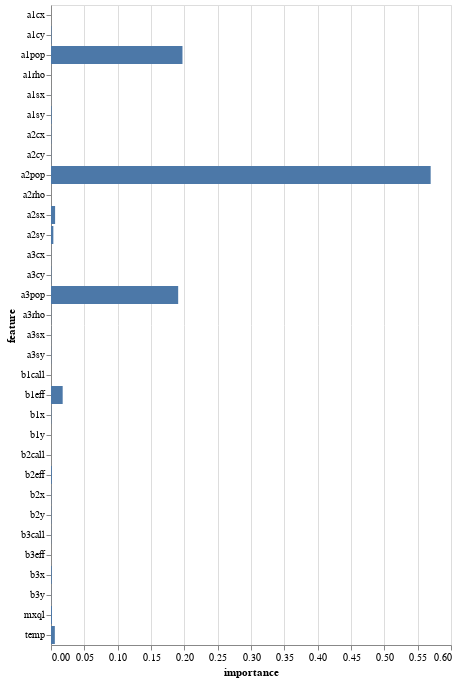

The notebook cell this image was saved under:
### Code cell
alt.Chart(varimp_df).mark_bar().encode(
    x='importance',
    y="feature"
)

### Figure 1 — Vega-Lite specification as saved in the notebook (floating-point values rounded to 4 significant figures)
{"config": {"view": {"continuousWidth": 400, "continuousHeight": 300}}, "data": {"name": "data-d4126d15da680c111321c7ff4a64f18e"}, "mark": "bar", "encoding": {"x": {"type": "quantitative", "field": "importance"}, "y": {"type": "nominal", "field": "feature"}}, "$schema": "https://vega.github.io/schema/vega-lite/v4.8.1.json", "datasets": {"data-d4126d15da680c111321c7ff4a64f18e": [{"feature": "a1cx", "importance": 0.0}, {"feature": "a1cy", "importance": 0.0007564}, {"feature": "a1sx", "importance": 8.894e-05}, {"feature": "a1sy", "importance": 0.0009463}, {"feature": "a1rho", "importance": 4.082e-05}, {"feature": "a1pop", "importance": 0.1972}, {"feature": "a2cx", "importance": 0.0005036}, {"feature": "a2cy", "importance": 0.000232}, {"feature": "a2sx", "importance": 0.006152}, {"feature": "a2sy", "importance": 0.003525}, {"feature": "a2rho", "importance": 0.0}, {"feature": "a2pop", "importance": 0.5695}, {"feature": "a3cx", "importance": 0.0001136}, {"feature": "a3cy", "importance": 0.0004906}, {"feature": "a3sx", "importance": 0.0001879}, {"feature": "a3sy", "importance": 0.0003206}, {"feature": "a3rho", "importance": 0.000213}, {"feature": "a3pop", "importance": 0.1908}, {"feature": "temp", "importance": 0.005756}, {"feature": "b1x", "importance": 0.0004679}, {"feature": "b1y", "importance": 0.0}, {"feature": "b1call", "importance": 0.0}, {"feature": "b1eff", "importance": 0.01752}, {"feature": "b2x", "importance": 0.0003519}, {"feature": "b2y", "importance": 0.0004859}, {"feature": "b2call", "importance": 2.897e-05}, {"feature": "b2eff", "importance": 0.001272}, {"feature": "b3x", "importance": 0.001121}, {"feature": "b3y", "importance": 0.000198}, {"feature": "b3call", "importance": 0.0003012}, {"feature": "b3eff", "importance": 0.0}, {"feature": "mxql", "importance": 0.001449}]}}
